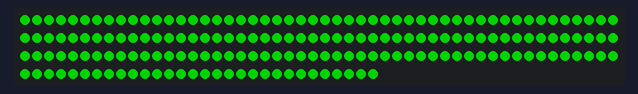
The program below on a simulated ESP32 board running MicroPython. Parts: 180 RGB LEDs in strip order, left to right, continuing on the next row. Dim RGB values are drawn brighter than linear.

Above: at 0.15 s.
At 5.86 s:
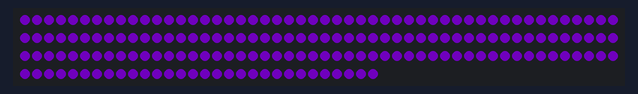
At 11.86 s:
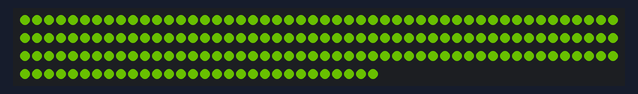
At 17.86 s:
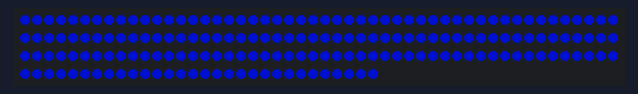
At 25.66 s:
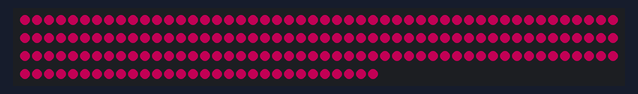
At 39.77 s:
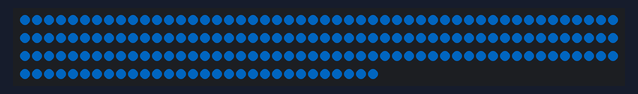

The program:

5-neo2.py
```python
import machine, neopixel
import time

np = neopixel.NeoPixel(machine.Pin(14), 180)

while True:

    for i in range(128):
        np.fill((i, 128-i, 0))
        np.write()
        time.sleep(0.02)

    for i in range(128):
        np.fill((128-i, 0, i))
        np.write()
        time.sleep(0.02)

    for i in range(128):
        np.fill((0, i, 128-i))
        np.write()
        time.sleep(0.02)
```
